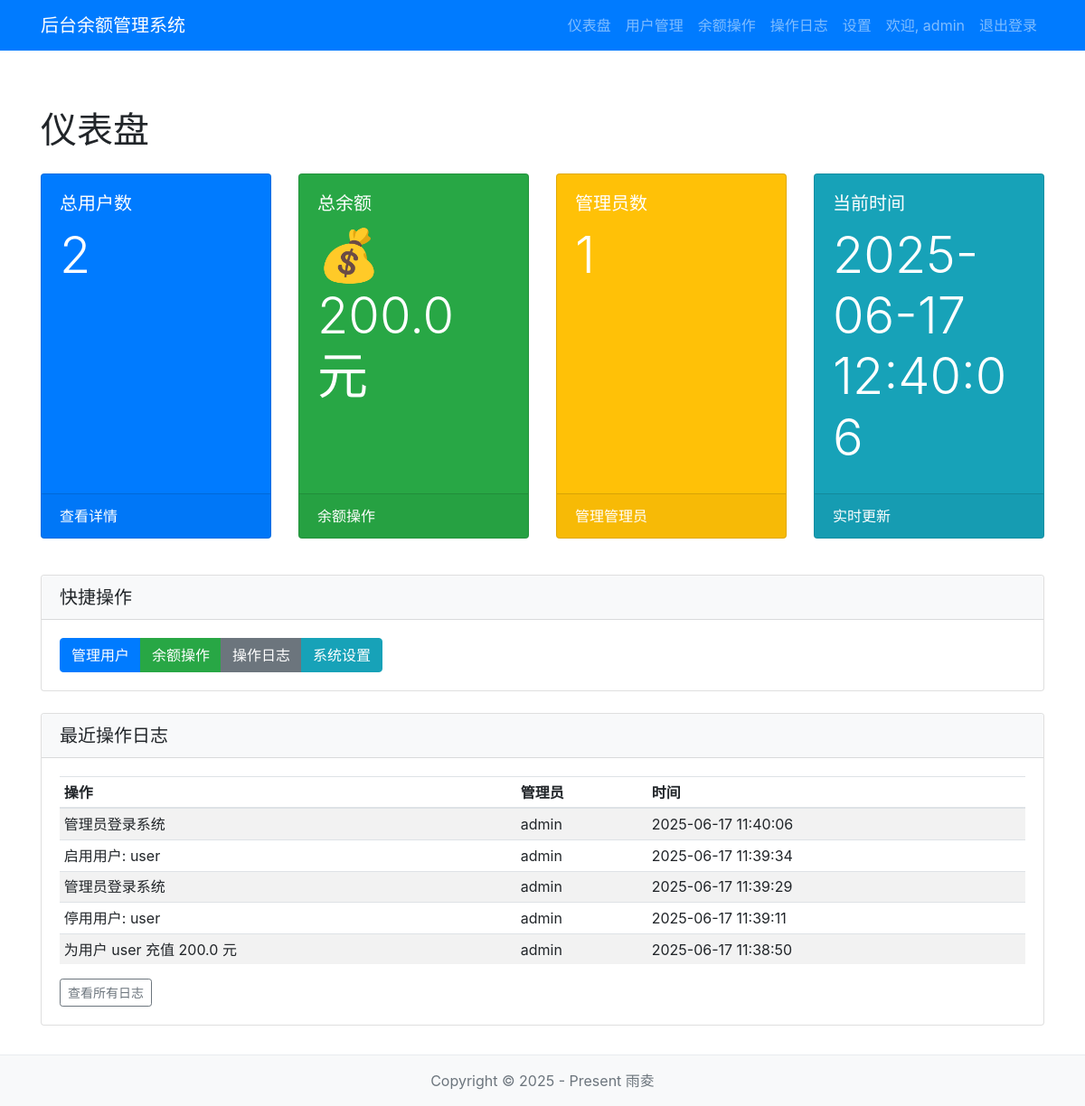
The app's page /admin/dashboard (signed in) with its own data.
### app/models/user.py (models this page shows, shortened)
class User(UserMixin, db.Model):
    id = db.Column(db.Integer, primary_key=True)
    username = db.Column(db.String(64), unique=True, nullable=False)
    password_hash = db.Column(db.String(128), nullable=False)
    email = db.Column(db.String(120), unique=True, nullable=True)
    balance = db.Column(db.Float, default=0.0)
    register_time = db.Column(db.DateTime, default=datetime.utcnow)
    is_active = db.Column(db.Boolean, default=True)
    user_type = db.Column(db.String(20), default='user')  # 'user' or 'admin'

### app/models/log.py (models this page shows, shortened)
class OperationLog(db.Model):
    id = db.Column(db.Integer, primary_key=True)
    action = db.Column(db.String(255), nullable=False)
    timestamp = db.Column(db.DateTime, default=datetime.utcnow)
    admin_id = db.Column(db.Integer, db.ForeignKey('user.id'))
    admin_username = db.Column(db.String(64), nullable=False)
    user_id = db.Column(db.Integer, db.ForeignKey('user.id'), nullable=True)
    user_username = db.Column(db.String(64), nullable=True)
    amount = db.Column(db.Float, nullable=True)

### app/routes/admin.py (the view)
@admin_bp.route('/dashboard')
@admin_required
def dashboard():
    total_users = User.query.count()
    total_balance = db.session.query(db.func.sum(User.balance)).scalar() or 0
    total_admins = User.query.filter_by(user_type='admin').count()
    recent_logs = OperationLog.query.order_by(OperationLog.timestamp.desc()).limit(5).all()
    return render_template('admin/dashboard.html',
                          title='后台余额管理系统',
                          total_users=total_users,
                          total_balance=total_balance,
                          total_admins=total_admins,
                          current_time=datetime.now().strftime('%Y-%m-%d %H:%M:%S'),
                          recent_logs=recent_logs)

### app/__init__.py (called while the page is built)
@login_manager.user_loader
def load_user(user_id):
    from app.models.user import User
    user = User.query.get(int(user_id))
    return user

### app/routes/admin.py (called while the page is built)
def admin_required(f):
    @wraps(f)
    def decorated_function(*args, **kwargs):
        if not current_user.is_authenticated:
            flash('请先登录以访问该页面')
            return redirect(url_for('admin.login', next=request.url))
        if not hasattr(current_user, 'user_type') or current_user.user_type != 'admin':
            flash('请使用管理员账号登录')
            return redirect(url_for('admin.login', next=request.url))
        return f(*args, **kwargs)
    return decorated_function

### app/templates/admin/dashboard.html (shortened to what this page needs)
{% extends 'base.html' %}
{% block content %}
<h1 class="mb-4">仪表盘</h1>
<div class="row mb-4">
    <div class="col-md-6 col-lg-3 mb-3">
        <div class="card bg-primary text-white h-100">
            <div class="card-body">
                <h5 class="card-title">总用户数</h5>
                <h2 class="display-4">{{ total_users }}</h2>
            </div>
            <div class="card-footer d-flex align-items-center justify-content-between">
                <a href="{{ url_for('admin.user_list') }}" class="text-white">查看详情</a>
            </div>
        </div>
    </div>
    <div class="col-md-6 col-lg-3 mb-3">
        <div class="card bg-success text-white h-100">
            <div class="card-body">
                <h5 class="card-title">总余额</h5>
                <h2 class="display-4">💰 {{ total_balance }} 元</h2>
            </div>
            <div class="card-footer d-flex align-items-center justify-content-between">
                <a href="{{ url_for('admin.operations') }}" class="text-white">余额操作</a>
            </div>
        </div>
    </div>
    <div class="col-md-6 col-lg-3 mb-3">
        <div class="card bg-warning text-white h-100">
            <div class="card-body">
                <h5 class="card-title">管理员数</h5>
                <h2 class="display-4">{{ total_admins }}</h2>
            </div>
            <div class="card-footer d-flex align-items-center justify-content-between">
                <a href="#" class="text-white">管理管理员</a>
            </div>
        </div>
    </div>
    <div class="col-md-6 col-lg-3 mb-3">
        <div class="card bg-info text-white h-100">
            <div class="card-body">
                <h5 class="card-title">当前时间</h5>
                <h2 class="display-4">{{ current_time }}</h2>
            </div>
            <div class="card-footer d-flex align-items-center justify-content-between">
                <span class="text-white">实时更新</span>
            </div>
        </div>
    </div>
</div>
<div class="row mb-4">
    <div class="col-12">
        <div class="card">
            <div class="card-header bg-light">
                <h5 class="mb-0">快捷操作</h5>
            </div>
            <div class="card-body">
                <div class="btn-group mr-2" role="group">
                    <a href="{{ url_for('admin.user_list') }}" class="btn btn-primary">管理用户</a>
                    <a href="{{ url_for('admin.operations') }}" class="btn btn-success">余额操作</a>
                    <a href="{{ url_for('admin.logs') }}" class="btn btn-secondary">操作日志</a>
                    <a href="{{ url_for('admin.settings') }}" class="btn btn-info">系统设置</a>
                </div>
            </div>
        </div>
    </div>
</div>
<div class="row">
    <div class="col-12">
        <div class="card">
            <div class="card-header bg-light">
                <h5 class="mb-0">最近操作日志</h5>
            </div>
            <div class="card-body">
                <div class="table-responsive">
                    <table class="table table-striped table-sm">
                        <thead>
                            <tr>
                                <th>操作</th>
                                <th>管理员</th>
                                <th>时间</th>
                            </tr>
                        </thead>
                        <tbody>
                            {% for log in recent_logs %}
                            <tr>
                                <td>{{ log.action }}</td>
                                <td>{{ log.admin_username }}</td>
                                <td>{{ log.timestamp.strftime('%Y-%m-%d %H:%M:%S') }}</td>
                            </tr>
                            {% else %}
                            <tr>
                                <td colspan="3" class="text-center">暂无操作日志</td>
                            </tr>
                            {% endfor %}
                        </tbody>
                    </table>
                </div>
                <a href="{{ url_for('admin.logs') }}" class="btn btn-sm btn-outline-secondary">查看所有日志</a>
            </div>
        </div>
    </div>
</div>
{% endblock %}

### app/templates/base.html (shortened to what this page needs)
<!DOCTYPE html>
<html lang="zh-CN">
<head>
    <link rel="stylesheet" href="https://stackpath.bootstrapcdn.com/bootstrap/4.5.2/css/bootstrap.min.css">
</head>
<body class="d-flex flex-column min-vh-100">
    <nav class="navbar navbar-expand-lg navbar-dark bg-primary">
        <div class="container">
            <a class="navbar-brand" href="{{ url_for('admin.dashboard') if title == '后台余额管理系统' else url_for('index') }}">
                {% if title == '后台余额管理系统' %}后台余额管理系统{% else %}余额系统{% endif %}
            </a>
            <div class="collapse navbar-collapse" id="navbarNav">
                <ul class="navbar-nav ml-auto">
                    {% if current_user.is_authenticated %}
                        {% if title == '后台余额管理系统' %}
                            <li class="nav-item">
                                <a class="nav-link" href="{{ url_for('admin.dashboard') }}">仪表盘</a>
                            </li>
                            <li class="nav-item">
                                <a class="nav-link" href="{{ url_for('admin.user_list') }}">用户管理</a>
                            </li>
                            <li class="nav-item">
                                <a class="nav-link" href="{{ url_for('admin.operations') }}">余额操作</a>
                            </li>
                            <li class="nav-item">
                                <a class="nav-link" href="{{ url_for('admin.logs') }}">操作日志</a>
                            </li>
                            <li class="nav-item">
                                <a class="nav-link" href="{{ url_for('admin.settings') }}">设置</a>
                            </li>
                        {% endif %}
                        <li class="nav-item">
                            <span class="nav-link">欢迎, {{ current_user.username }}</span>
                        </li>
                        <li class="nav-item">
                            <a class="nav-link" href="{{ url_for('user.logout') if title != '后台余额管理系统' else url_for('admin.logout') }}">退出登录</a>
                        </li>
                    {% endif %}
                </ul>
            </div>
        </div>
    </nav>
    <div class="container content flex-grow-1">
        {% block content %}{% endblock %}
    </div>
    <footer class="footer">
        <div class="container">
            <span class="text-muted">Copyright © 2025 - Present 雨夌</span>
        </div>
    </footer>
</body>
</html>

### app/templates/base.html (style rules this page uses)
.content { padding-top: 2rem; padding-bottom: 2rem; }
.footer { margin-top: auto; padding: 1rem 0; color: #6c757d; text-align: center; background-color: #f8f9fa; border-top: 1px solid #e9ecef; }
.navbar { margin-bottom: 2rem; }

### records on screen
User: username "admin"
OperationLog: action "管理员登录系统", admin_username "admin", timestamp "2025-06-17 11:40:06"
OperationLog: action "启用用户: user", admin_username "admin", timestamp "2025-06-17 11:39:34"
OperationLog: action "管理员登录系统", admin_username "admin", timestamp "2025-06-17 11:39:29"
OperationLog: action "停用用户: user", admin_username "admin", timestamp "2025-06-17 11:39:11"
OperationLog: action "为用户 user 充值 200.0 元", admin_username "admin", timestamp "2025-06-17 11:38:50"

### other values on screen
{{ total_users }} "2"
{{ total_balance }} "200.0"
{{ total_admins }} "1"
